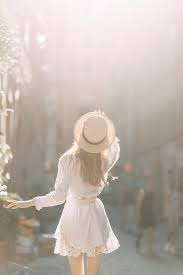
#> input picture Overexposure/source.jpg, 183 x 275 px
$ python script.py
#> lines starting #> are read from the running program, lines starting #| are printed output that depends on the picture
### functions.py
def get_new_coordinates(source_x, source_y, radius, x_distortion, y_distortion):
    '''
    Функция перерасчета положений пикселей:

    source_x: исходная координата x пикселя в исходном изображении.
    Это значение должно быть в диапазоне от 0 до ширины исходного изображения.
    source_y: исходная координата y пикселя в исходном изображении. Э
    то значение должно быть в диапазоне от 0 до высоты исходного изображения.
    radius: радиус линзы в пикселях.
    Это значение определяет, насколько сильно будут искажаться пиксели в зависимости от того,
    насколько они находятся от центра линзы.
    x_distortion: параметр искажения по оси x.
    Чем больше это значение, тем сильнее пиксели будут смещаться относительно центра изображения.
    y_distortion: параметр искажения по оси y.
    Чем больше это значение, тем сильнее пиксели будут смещаться относительно центра изображения.

    Функция возвращает нормализованные координаты x и y пикселя в новом преобразованном изображении.
    PS: эти координаты также могут быть за пределами границ искаженного изображения.
    '''
    if 1 - x_distortion * (radius**2) == 0 :
        xn = source_x
    else:
        xn = source_x / (1 - (x_distortion * (radius**2)))

    if 1 - y_distortion * (radius**2) == 0:
        yn = source_y
    else:
        yn = source_y / (1 - (y_distortion * (radius**2)))
    return xn, yn


def distortion(img, x_distortion, y_distortion, scale_x=1, scale_y=1):
    '''
    Функция реализует процедуру изменения исходного пиксельного расположения, делая тем самым
    операцию, соответсвующую аберрации оптической системы под названием дисторсия
    Функция на вход примимает исходное изображение в чб или rgb представлении (img). А также
    характеристики самой аберрации:

    x_distortion: параметр искажения по оси x.
    Чем больше это значение, тем сильнее пиксели будут смещаться относительно центра изображения.
    y_distortion: параметр искажения по оси y.
    Чем больше это значение, тем сильнее пиксели будут смещаться относительно центра изображения.

    Значения x_distortion, y_distortion со знаком минус говорят о том, что реализуется
    избавление исходного изображения от бочкообразности. Если же изображение исходное
    подушкообразное, то необходимо ставить данные значения со знаком +
    (Fx, Fy параметры в линзе)

    scale_x и scale_y по умолчанию равны 1. Этот параметр отвечает за степень
    сжатия иходного изображения по осям (a, b параметры в линзе)
    '''
    import numpy as np
    from math import sqrt

    # Сохраним значения высоты и ширины исходного изображения
    w, h = img.shape[0], img.shape[1]
    w, h = float(w), float(h)

    # Для чб изображений сделаем копирование исходного канала 2 раза (h,w)->(h,w,3)
    if len(img.shape) == 2:
        bw_channel = np.copy(img)
        img = np.dstack((img, bw_channel))
        img = np.dstack((img, bw_channel))

    # Создадим массив нулей который будем перезаписывать в процессе выполнения функции
    result_img = np.zeros_like(img)

    # Делаем обход каждого пикселя в выходном изображении:
    for x in range(len(result_img)):
        for y in range(len(result_img[x])):

            # Нормализация корродинат x, y чтобы были в пределах [-1, 1]
            xnd, ynd = float((2*x - w)/w), float((2*y - h)/h)

            #Теперь центр изображения имеет координату (0, 0), поэтому найти евклидово
            # расстояние от центра до текущего пикселя можно так:
            rd = sqrt(xnd**2 + ynd**2)

            # Определение новых координат:
            xdu, ydu = get_new_coordinates(xnd, ynd, rd, x_distortion, y_distortion)

            # Добавление рескейлинга по осям (a, b параметры в линзе)
            xdu, ydu = xdu * scale_y, ydu * scale_x

            # Возвращение значений координат из [-1, 1] в исходные значения [h, w]
            xu, yu = int(((xdu + 1)*w)/2), int(((ydu + 1)*h)/2)

            # Если пиксель находится в пределах исходного размера изображения, то проводим
            # замену значений. В новую координату пишем (r,g,b) значение старой координаты
            if 0 <= xu and xu < img.shape[0] and 0 <= yu and yu < img.shape[1]:
                result_img[x][y] = img[xu][yu]

    # Переведем значения пикселей в uint8
    return result_img.astype(np.uint8)


def plot_result(img, output_img):
    '''
    Функция для построения subplot отображения было-стало
    '''
    from  matplotlib import pyplot as plt

    plt.figure(figsize=[12, 12])
    plt.subplot(1, 2, 1)
    plt.imshow(img)
    plt.title('Исходное изображение')
    plt.axis('off')
    plt.subplot(1, 2, 2)
    plt.imshow(output_img)
    plt.title('Результат обработки')
    plt.axis('off')
    plt.show()


# Попытка создать интерактивное окно с возможность менять параметры
# y_distortion и x_distortion в реальном времени:
# [64 lines left out: function interctive_window, not called in this run]

### script.py
import cv2
from functions import *


path = input('Введите адрес изображения')#images\input_fish_eye.jpg
#> the answer given: Overexposure/source.jpg
img_bgr = cv2.imread(path)
#> img_bgr is the input picture: shape (275, 183, 3); mean B, G, R 171.2, 179.8, 190.7
img = cv2.cvtColor(img_bgr, cv2.COLOR_BGR2RGB) # Перевод и bgr в rgb
x = float(input('Введите параметр x_distortion:\n'))
#> the answer given: 3
y = float(input('Введите параметр y_distortion:\n'))
#> the answer given: 3

# Запуск функции:
output_img = distortion(img, x, y)  #-0.2   -0.25
#> after the loop in distortion, `for x in range(len(result_img)):`:
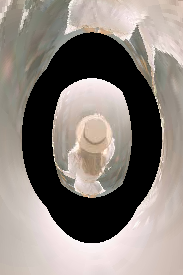
#> result_img: shape (275, 183, 3); mean R, G, B 137.2, 129, 122.9

# Отображение результатов:
plot_result(img, output_img)
#> in plot_result, `plt.show()`:
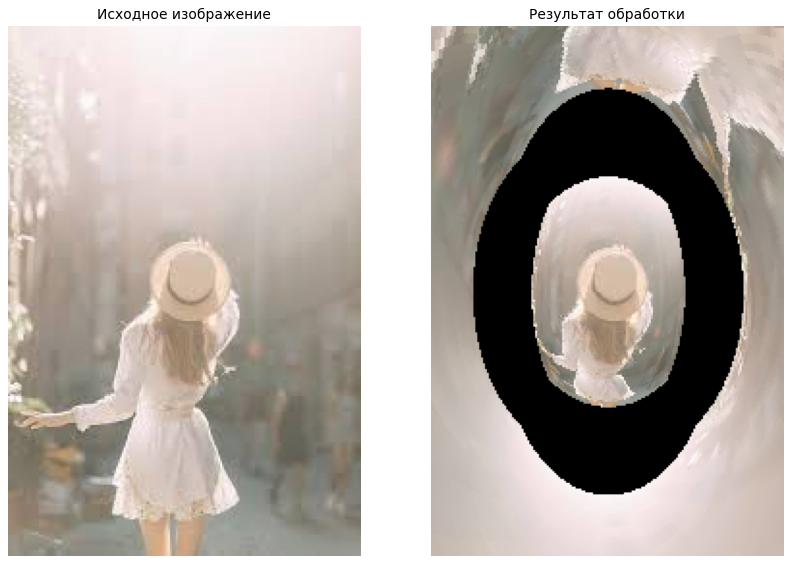
#> figure drawn by matplotlib, 2 panels

# Запуск окна со слайдерами:
print('Нужно ли открыть интерактивное окно для выбора подходящих коэффициентов?')
res = ' '
while res not in ['Yes', 'No']:
#> (the run stopped early here; a loop or call above may not have finished)
